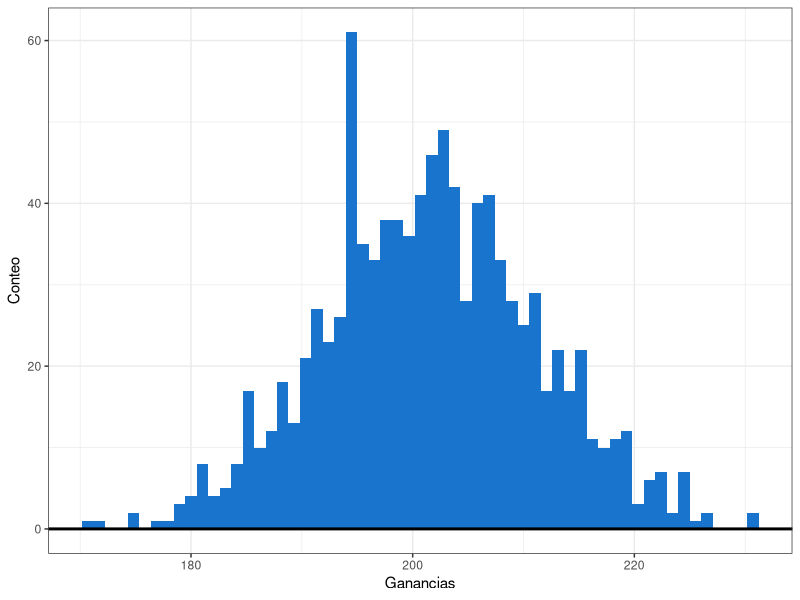
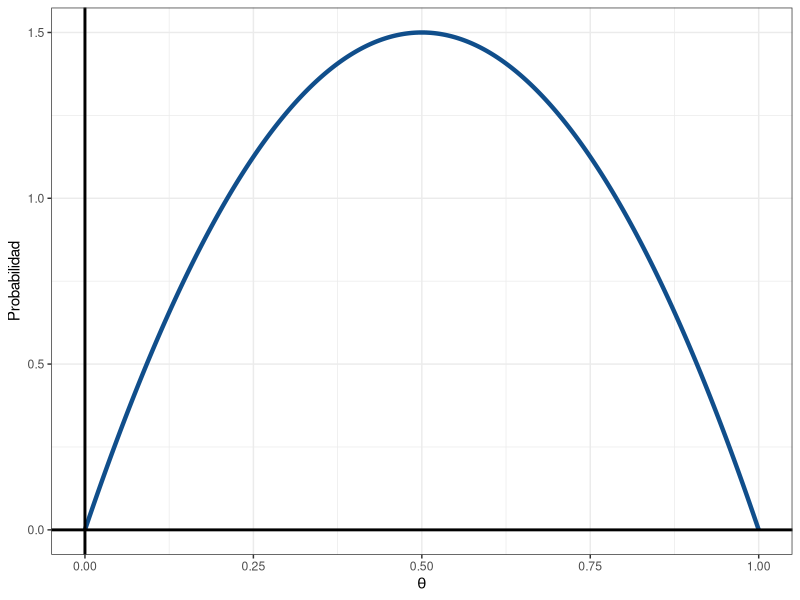

The R source for these figures, in order:
## ---- chunk 1


library(tidyverse)
## ---- chunk 2
set.seed("18122022")

theme_set(theme_bw())

## ---- chunk 3

n <- 1000

ganancias <- NULL
for (i in 1:n) {
  ganancias[i] <- sum(rbinom(366, size = 1, prob = 0.55))
}

promedio_ganancias <- sum(ganancias)/n


as.data.frame(ganancias) %>% ggplot() + geom_histogram(aes(x = ganancias), bins = 59, fill = "dodgerblue3") + labs(x = "Ganancias", y = "Conteo") + 
  geom_hline(yintercept = 0, color = "black", size = 1)


# Problema: los la longitud de las barras cambia segun bins y segun el espacio que tiene para graficarse

## ---- chunk 4
thetas <- seq(0,1,length.out = 1000)
prior <- dbeta(thetas,2,2)


data.frame(thetas, prior) %>% ggplot() + geom_line(aes(x = thetas, y = prior), color = "dodgerblue4", linewidth = 1.5) + labs(x = expression(theta), y = "Probabilidad") +
  geom_hline(yintercept = 0, color = "black", size = 1) +
  geom_vline(xintercept = 0, color = "black", size = 1)
## ---- chunk 5
# Probabilidades reales de ganar en las maquinas
prob_reales <- c(0.3, 0.55, 0.45)
names(prob_reales) <- c("A", "B", "C")

# Estrategia al azar
al_azar <- function(maquina, ganancia) {
  # Elige una maquina al azar
  sample(names(prob_reales), 1)
}


# Greedy con tasa observada
gcto <- function(maquina, ganancia) {
  
  # Las tazas son 0 en la primera iteracion
  tasa <- numeric(3)
  
  
  # Cuando una maquina no se usa ni una vez, la tasa va a seguir siendo 0
  # Cuando se juegue al menos una vez su tasa será el numero de veces que gano en la maquina
  # dividido la cantidad de veces que jugo con la maquina
  if (sum(maquina == "A") > 0) {
    tasa[1] <- sum(ganancia[maquina == "A"])/sum(maquina == "A")
  }
  if (sum(maquina == "B") > 0) {
    tasa[2] <- sum(ganancia[maquina == "B"])/sum(maquina == "B")
  }
  if (sum(maquina == "C") > 0) {
    tasa[3] <- sum(ganancia[maquina == "C"])/sum(maquina == "C")
  }
  
  # Se asigna el nombre de la maquina para cada tasa
  names(tasa) <- c("A","B","C")
  
  # Verifica cual es la tasa mas alta y la elige, si hay una sola elige la maquina a la cual le
  # pertenezca esa tasa, si hay varias maquinas con la misma tasa elige una al azar entre las 
  # que tengan la mayor tasa
  if (sum(tasa == max(tasa)) == 1) {
    maq <- names(tasa[which.max(tasa)])
  } else {
    maq <- sample(names(tasa[tasa == max(tasa)]), size = 1)
  }
  
  return(maq)
}


# Greedy con probabilidad a posteriori

gcpp <- function() {
  x <- seq(0,1,length.out = 400)
  
  if (dia == 1) {
    priori_a <- prior
    priori_b <- prior
    priori_c <- prior
  }
  
  
  priori_a <- dbeta(x, 2 + sum(ganancias[maquinas == "A"]), 2 + abs(sum(ganancias[maquinas == "A"] -1)))
  priori_b <- dbeta(x, 2 + sum(ganancias[maquinas == "B"]), 2 + abs(sum(ganancias[maquinas == "B"] -1)))
  priori_c <- dbeta(x, 2 + sum(ganancias[maquinas == "C"]), 2 + abs(sum(ganancias[maquinas == "C"] -1)))

}

  
# Lista con las estrategias
estrategias <- list(al_azar = al_azar, gcto = gcto)


# Simulacion de mil corridas de los 366 dias
simulacion <- function(metodo, n) {
  
  # Creamos los vectores donde guardaremos las ganancias y maquinas de los 366 dias para cada repeticion
  # Creamos tambien una futura lista llamada sim que va a guardar las ganancias y las maquinas usadas en las repeticiones
  ganancias <- NULL
  maquinas <- NULL
  sim <- NULL
  
  # Hacemos n repeticiones
  for (rep in 1:n) {
    
    #Creamos los vectores que guardaran las ganancias y las maquinas usadas en cada dia
    ganancia <- numeric(length = 366)
    maquina <- NULL
    for (dia in 1:366) {
      
      # Para cada dia la maquina sera elegida con alguno de las estrategias diseñadas
      maquina_dia <- estrategias[[metodo]](maquina, ganancia)
      
      # una vez elegida la maquina simulamos con una bernoulli con la probabilidad de la maquina
      # y guardamos el resultado
      ganancia[dia] <- rbinom(1, size = 1, prob = prob_reales[maquina_dia])
      
      # Guardamos ademas la maquina utilizada
      maquina[dia] <- maquina_dia
      }
    
    # Guardamos en matrices las ganancias y las maquinas de los 366 dias de las diferentes repeticiones
    ganancias <- cbind(ganancias, ganancia)
    maquinas <- cbind(maquinas, maquina)
    
  }  
  
  #Transformamos las matrices en tibbles, y les asignamos nombres a las columnas segun el repeticion
  ganancias <- as_tibble(ganancias)
  maquinas <- as_tibble(maquinas)
  
  colnames(ganancias) <- paste0("Rep_",1:1000)
  colnames(maquinas) <- paste0("Rep_",1:1000)
  
  
  # Añadimos los tibbles a la lista
  sim[["Ganancias"]] <- ganancias
  sim[["Maquinas"]] <- maquinas
  
  # Devolvemos la lista
  sim 
  
}

a <- simulacion("al_azar", 1)

a
## ---- chunk 6
#COmentario de prueba para ver que pasa con el commit
